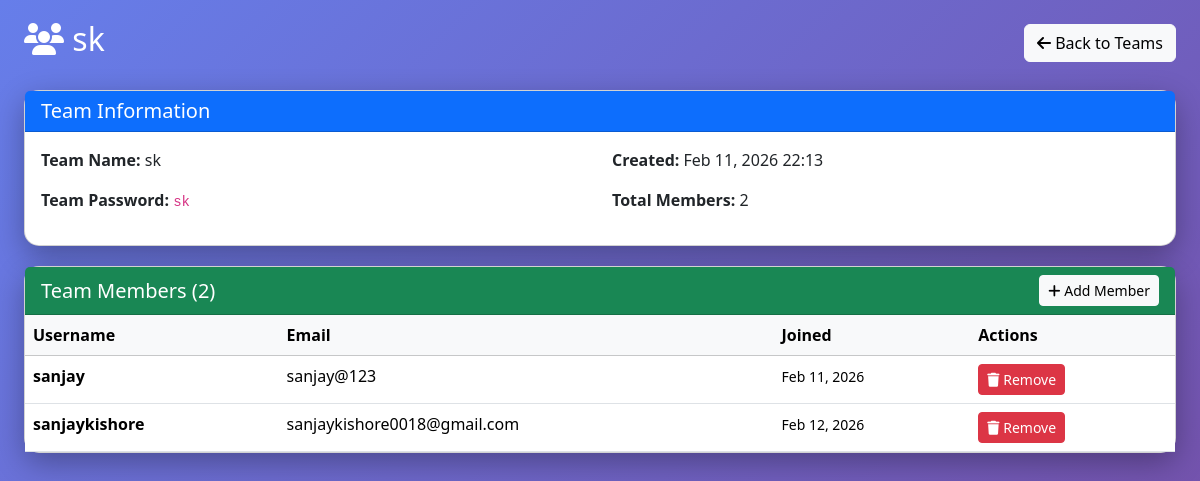
The page /admin-panel/teams/11/ (signed in) on the database its author committed.
### game/models.py (models this page shows, shortened)
class Team(models.Model):
    team_name = models.CharField(max_length=100, unique=True)
    team_password = models.CharField(max_length=100)
    created_at = models.DateTimeField(auto_now_add=True)
    created_by = models.ForeignKey(User, on_delete=models.CASCADE, related_name='created_teams')

class TeamMember(models.Model):
    team = models.ForeignKey(Team, on_delete=models.CASCADE, related_name='members')
    user = models.OneToOneField(User, on_delete=models.CASCADE, related_name='team_membership')
    username = models.CharField(max_length=100)
    email = models.EmailField()
    joined_at = models.DateTimeField(auto_now_add=True)
    class Meta:
        unique_together = ['team', 'user']

### game/views.py (the view, shortened to what this page needs)
# urls.py: path('admin-panel/teams/<int:team_id>/', views.admin_team_detail, name='admin_team_detail'),
@user_passes_test(is_superuser)
def admin_team_detail(request, team_id):
    team = get_object_or_404(Team, id=team_id)
    members = team.members.all()
    context = {'team': team, 'members': members}
    return render(request, 'admin_team_detail.html', context)

### game/views.py (called while the page is built)
def is_superuser(user):
    return user.is_superuser

### game/templates/admin_team_detail.html (shortened to what this page needs)
<!DOCTYPE html>
<html lang="en">
<head>
    <link href="https://cdn.jsdelivr.net/npm/bootstrap@5.3.2/dist/css/bootstrap.min.css" rel="stylesheet">
    <link href="https://cdnjs.cloudflare.com/ajax/libs/font-awesome/6.4.0/css/all.min.css" rel="stylesheet">
</head>
<body>
    <div class="container-fluid px-4">
        <div class="d-flex justify-content-between align-items-center mb-4">
            <h2 class="text-white"><i class="fas fa-users"></i> {{ team.team_name }}</h2>
            <a href="{% url 'admin_teams' %}" class="btn btn-light">
                <i class="fas fa-arrow-left"></i> Back to Teams
            </a>
        </div>
        <div class="card">
            <div class="card-header bg-primary text-white">
                <h5 class="mb-0">Team Information</h5>
            </div>
            <div class="card-body">
                <div class="row">
                    <div class="col-md-6">
                        <p><strong>Team Name:</strong> {{ team.team_name }}</p>
                        <p><strong>Team Password:</strong> <code>{{ team.team_password }}</code></p>
                    </div>
                    <div class="col-md-6">
                        <p><strong>Created:</strong> {{ team.created_at|date:"M d, Y H:i" }}</p>
                        <p><strong>Total Members:</strong> {{ members.count }}</p>
                    </div>
                </div>
            </div>
        </div>
        <div class="card">
            <div class="card-header bg-success text-white d-flex justify-content-between align-items-center">
                <h5 class="mb-0">Team Members ({{ members.count }})</h5>
                <button class="btn btn-light btn-sm" data-bs-toggle="modal" data-bs-target="#addMemberModal">
                    <i class="fas fa-plus"></i> Add Member
                </button>
            </div>
            <div class="card-body p-0">
                <table class="table table-hover mb-0">
                    <thead class="table-light">
                        <tr>
                            <th>Username</th>
                            <th>Email</th>
                            <th>Joined</th>
                            <th>Actions</th>
                        </tr>
                    </thead>
                    <tbody>
                        {% for member in members %}
                        <tr>
                            <td><strong>{{ member.username }}</strong></td>
                            <td>{{ member.email }}</td>
                            <td><small>{{ member.joined_at|date:"M d, Y" }}</small></td>
                            <td>
                                <form method="post" style="display:inline;">
                                    <button type="submit" class="btn btn-sm btn-danger" onclick="return confirm('Remove this member?')">
                                        <i class="fas fa-trash"></i> Remove
                                    </button>
                                </form>
                            </td>
                        </tr>
                        {% empty %}
                        <tr>
                            <td colspan="4" class="text-center text-muted">No members yet</td>
                        </tr>
                        {% endfor %}
                    </tbody>
                </table>
            </div>
        </div>
    </div>
</body>
</html>

### game/templates/admin_team_detail.html (style rules this page uses)
body { background: linear-gradient(135deg, #667eea 0%, #764ba2 100%); min-height: 100vh; padding-top: 20px; }
.card { border-radius: 15px; box-shadow: 0 10px 30px rgba(0,0,0,0.3); background: white; margin-bottom: 20px; }

### rows shown on the page
Team: team_name "sk", team_password "sk", created_at "Feb 11, 2026 22:13", count "2"
TeamMember: username "sanjay", email "sanjay@123", joined_at "Feb 11, 2026"
TeamMember: username "sanjaykishore", email "sanjaykishore0018@gmail.com", joined_at "Feb 12, 2026"

### other values the page prints
{{ members.count }} "2"
